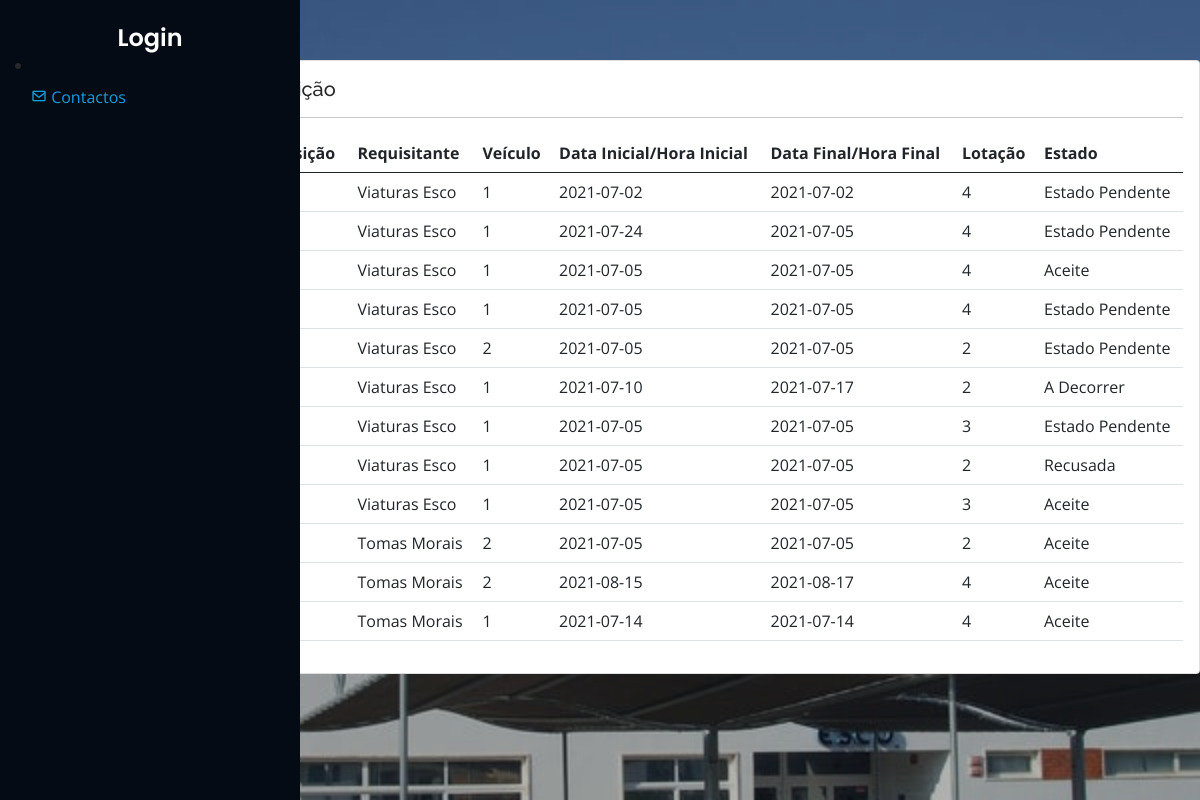
The app's page /todasrequisicoes.php with its own data.
### tables this page shows
CREATE TABLE `requisicao` (
  `id_requisicao` int(11) NOT NULL,
  `requisitante_requisicao` varchar(255) NOT NULL,
  `veiculo_requisicao` int(11) NOT NULL,
  `estado_requisicao` varchar(255) NOT NULL,
  `lotacao_requisicao` varchar(255) NOT NULL,
  `data_inicial_requisicao` date NOT NULL,
  `data_final_requisicao` date NOT NULL,
  `hora_inicial_requisicao` time NOT NULL DEFAULT current_timestamp(),
  `hora_final_requisicao` time NOT NULL DEFAULT current_timestamp(),
  `destino_requisicao` varchar(255) NOT NULL,
  `descricao_inicial_requisicao` varchar(255) NOT NULL,
  `descricao_final_requisicao` varchar(255) NOT NULL,
  `autorizacao_requisicao` varchar(255) NOT NULL,
  `km_realizados_requisicao` int(11) NOT NULL
);

### todasrequisicoes.php (the view, shortened to what this page needs)
<?php
require( 'bd.php' );
?>
<html lang="en">
<head>
    <link rel="stylesheet"
          href="https://cdnjs.cloudflare.com/ajax/libs/bootstrap-datetimepicker/4.17.47/css/bootstrap-datetimepicker.css">
    <link href="assets/vendor/aos/aos.css" rel="stylesheet">
    <link href="assets/vendor/bootstrap/css/bootstrap.min.css" rel="stylesheet">
    <link href="assets/vendor/bootstrap-icons/bootstrap-icons.css" rel="stylesheet">
    <link href="assets/vendor/boxicons/css/boxicons.min.css" rel="stylesheet">
    <link href="assets/vendor/glightbox/css/glightbox.min.css" rel="stylesheet">
    <link href="assets/vendor/swiper/swiper-bundle.min.css" rel="stylesheet">
    <link href="assets/css/style.css" rel="stylesheet">
</head>
<body>
<?php
include 'header.php';
?>
<section id="hero" class="d-flex flex-column  align-items-end">
    <div class="hero-container">
        <div class="row">
            <div class="col-md-12">
                <div style="width: 1070px" class="card shadow-3">
                    <div class="card-body">
                        <div class="row">
                            <div class="col-md-12 ">
                                <h5>Todas as  Requisição</h5>
                                <hr>
                                <div class="form-group">
                                    <table class="table">
                                        <thead class="thead-dark">
                                        <tr>
                                            <th scope="col">Número da Requisição</th>
                                            <th scope="col">Requisitante</th>
                                            <th scope="col">Veículo</th>
                                            <th scope="col">Data Inicial/Hora Inicial</th>
                                            <th scope="col">Data Final/Hora Final</th>
                                            <th scope="col">Lotação</th>
                                            <th scope="col">Estado</th>
                                        </tr>
                                        </thead>
                                        <tbody>
										<?php
										$query = "SELECT * FROM requisicao ORDER BY id_requisicao";
										$sql   = $conn->query( $query );
										while ( $row = mysqli_fetch_assoc( $sql ) ) {
											echo "<tr>";
											echo "<td>" . $row[ 'id_requisicao' ] . "</td>";
											echo "<td>" . $row[ 'requisitante_requisicao' ] . "</td>";
											echo "<td>" . $row[ 'veiculo_requisicao' ] . "</td>";
											echo "<td>" . $row[ 'data_inicial_requisicao' ] . "</td>";
											echo "<td>" . $row[ 'data_final_requisicao' ] . "</td>";
											echo "<td>" . $row[ 'lotacao_requisicao' ] . "</td>";
											if($row['estado_requisicao'] == 0){
											    echo "<td>Estado Pendente</td>";
                                            }
											else if($row['estado_requisicao'] == 1){
												echo "<td>Aceite</td>";
											}
											else if($row['estado_requisicao'] == 2){
												echo "<td>Recusada</td>";
											}
											else if($row['estado_requisicao'] == 3){
												echo "<td>A Decorrer</td>";
											}
											echo "</tr>";
										}
										?>
                                        </tbody>
                                    </table>
                                </div>
                            </div>
                        </div>
                    </div>
                </div>
            </div>
        </div>
    </div>
</section>
</body>
</html>

### header.php (shortened to what this page needs)
<header id="header" style="position:absolute">
    <div class="d-flex flex-column">
        <div class="profile">
            <br>
			<?php if ( $_SESSION['login'] == 'true' ) { ?>
                <br>
                <br>
                <p align="center" class="text-light" text-uppercase"">Olá <?php echo( $_SESSION['nomeUser'] ); ?><?php
			} else {
				?>
                <h1 class="text-light"><a href="login.php">Login</a></h1> <?php
			} ?>
        </div>
                <li><a href="contactos.php" class="nav-link scrollto"><i class="bx bx-envelope"></i>
                        <span>Contactos</span></a></li>
    </div>
</header>

### assets/css/style.css (style rules this page uses)
body { font-family: "Open Sans", sans-serif; color: #272829; }
a { color: #149ddd; text-decoration: none; }
h1, h2, h3, h4, h5, h6 { font-family: "Raleway", sans-serif; }
#header { position: fixed; top: 0; left: 0; bottom: 0; width: 300px; transition: all ease-in-out 0.5s; z-index: 9997; transition: all 0.5s; padding: 0 15px; background: #040b14; overflow-y: auto; }
#header .profile h1 { font-size: 24px; margin: 0; padding: 0; font-weight: 600; -moz-text-align-last: center; text-align-last: center; font-family: "Poppins", sans-serif; }
#header .profile h1 a, #header .profile h1 a:hover { color: #fff; text-decoration: none; }
#hero { width: 100%; height: 100vh; background: url("../img/hero-bg.jpg") top center; background-size: cover; }
#hero:before { content: ""; background: rgba(5, 13, 24, 0.3); position: absolute; bottom: 0; top: 0; left: 0; right: 0; z-index: 1; }
#hero .hero-container { position: center; z-index: 2; min-width: 600px; }
@media (min-width: 1024px) { #hero { background-attachment: fixed; } }
section { padding: 60px 0; overflow: hidden; }

### records on screen
requisicao: requisitante_requisicao "Viaturas Esco", veiculo_requisicao "1", data_inicial_requisicao "2021-07-02", data_final_requisicao "2021-07-02", lotacao_requisicao "4", estado_requisicao "Estado Pendente"
requisicao: requisitante_requisicao "Viaturas Esco", veiculo_requisicao "1", data_inicial_requisicao "2021-07-24", data_final_requisicao "2021-07-05", lotacao_requisicao "4", estado_requisicao "Estado Pendente"
requisicao: requisitante_requisicao "Viaturas Esco", veiculo_requisicao "1", data_inicial_requisicao "2021-07-05", data_final_requisicao "2021-07-05", lotacao_requisicao "4", estado_requisicao "Aceite"
requisicao: requisitante_requisicao "Viaturas Esco", veiculo_requisicao "1", data_inicial_requisicao "2021-07-05", data_final_requisicao "2021-07-05", lotacao_requisicao "4", estado_requisicao "Estado Pendente"
requisicao: requisitante_requisicao "Viaturas Esco", veiculo_requisicao "2", data_inicial_requisicao "2021-07-05", data_final_requisicao "2021-07-05", lotacao_requisicao "2", estado_requisicao "Estado Pendente"
requisicao: requisitante_requisicao "Viaturas Esco", veiculo_requisicao "1", data_inicial_requisicao "2021-07-10", data_final_requisicao "2021-07-17", lotacao_requisicao "2", estado_requisicao "A Decorrer"
requisicao: requisitante_requisicao "Viaturas Esco", veiculo_requisicao "1", data_inicial_requisicao "2021-07-05", data_final_requisicao "2021-07-05", lotacao_requisicao "3", estado_requisicao "Estado Pendente"
requisicao: requisitante_requisicao "Viaturas Esco", veiculo_requisicao "1", data_inicial_requisicao "2021-07-05", data_final_requisicao "2021-07-05", lotacao_requisicao "2", estado_requisicao "Recusada"
requisicao: requisitante_requisicao "Viaturas Esco", veiculo_requisicao "1", data_inicial_requisicao "2021-07-05", data_final_requisicao "2021-07-05", lotacao_requisicao "3", estado_requisicao "Aceite"
requisicao: requisitante_requisicao "Tomas Morais", veiculo_requisicao "2", data_inicial_requisicao "2021-07-05", data_final_requisicao "2021-07-05", lotacao_requisicao "2", estado_requisicao "Aceite"
requisicao: requisitante_requisicao "Tomas Morais", veiculo_requisicao "2", data_inicial_requisicao "2021-08-15", data_final_requisicao "2021-08-17", lotacao_requisicao "4", estado_requisicao "Aceite"
requisicao: requisitante_requisicao "Tomas Morais", veiculo_requisicao "1", data_inicial_requisicao "2021-07-14", data_final_requisicao "2021-07-14", lotacao_requisicao "4", estado_requisicao "Aceite"
